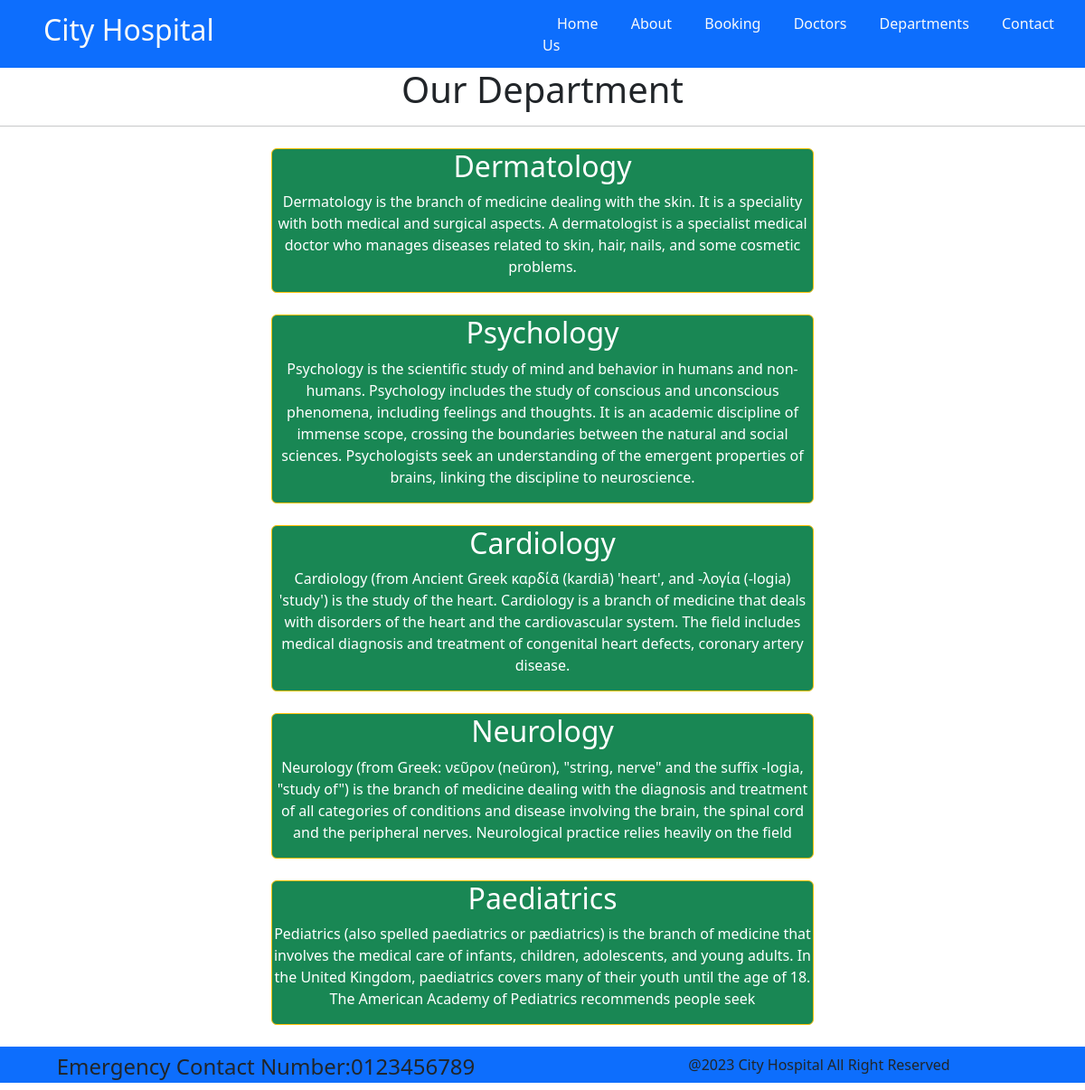
Page /department/ on the committed database.
### home/models.py (models this page shows, shortened)
class Departments(models.Model):
    dep_name = models.CharField(max_length=255)
    dep_description = models.TextField()

### home/views.py (the view)
# urls.py: path('department/',views.department,name="department"),
def department(request):
    dict_dept={
        'dept':Departments.objects.all()
    }
    return render(request,'department.html',dict_dept)

### home/templates/department.html (shortened to what this page needs)
{% extends 'base.html' %}
{% block content %}
<h1 class="text-center">Our Department</h1>
<hr>
{% for d in dept %}
<div class="mx-auto bg-success text-center text-white my-4 w-50 border border-warning rounded">
    <h2>{{d.dep_name}}</h2>
    <p>{{d.dep_description}}</p>
</div>
{% endfor %}
{% endblock %}

### rows in the picture
Departments: dep_name "Dermatology", dep_description "Dermatology is the branch of medicine dealing with the skin. It is a speciality with both medical and surgical aspects. A dermatologist is a specialist medical doctor who manages diseases related to skin, hair, nails, and some cosmetic problems."
Departments: dep_name "Psychology", dep_description "Psychology is the scientific study of mind and behavior in humans and non-humans. Psychology includes the study of conscious and unconscious phenomena, including feelings and thoughts. It is an academic discipline of immense scope, crossing the boundaries between the natural and social sciences. Psychologists seek an understanding of the emergent properties of brains, linking the discipline to neuroscience."
Departments: dep_name "Cardiology", dep_description "Cardiology (from Ancient Greek καρδίᾱ (kardiā) 'heart', and -λογία (-logia) 'study') is the study of the heart. Cardiology is a branch of medicine that deals with disorders of the heart and the cardiovascular system. The field includes medical diagnosis and treatment of congenital heart defects, coronary artery disease."
Departments: dep_name "Neurology", dep_description "Neurology (from Greek: νεῦρον (neûron), \"string, nerve\" and the suffix -logia, \"study of\") is the branch of medicine dealing with the diagnosis and treatment of all categories of conditions and disease involving the brain, the spinal cord and the peripheral nerves. Neurological practice relies heavily on the field"
Departments: dep_name "Paediatrics", dep_description "Pediatrics (also spelled paediatrics or pædiatrics) is the branch of medicine that involves the medical care of infants, children, adolescents, and young adults. In the United Kingdom, paediatrics covers many of their youth until the age of 18. The American Academy of Pediatrics recommends people seek"
